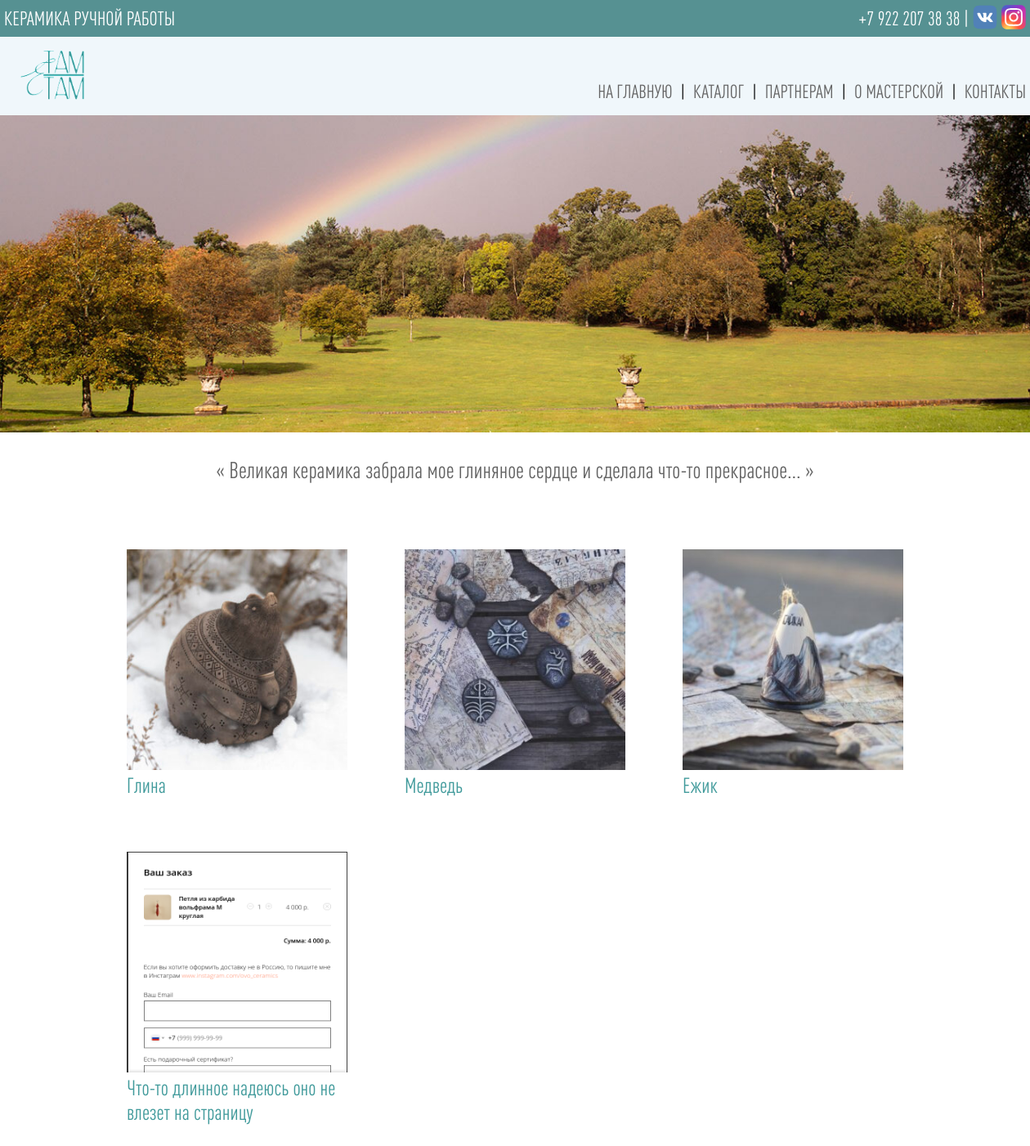
The page / on the database its author committed.
### main/models.py (models this page shows)
class Slider(models.Model):
    image = models.ImageField(upload_to='catalog/images', verbose_name='Картинка для слайдера')

### catalog/models.py (models this page shows, shortened)
class Category(models.Model):
    name = models.CharField(max_length=100, verbose_name='Имя категории')
    slug = models.SlugField(unique=True, verbose_name='Текст для ссылки (введите название товара на английском)')
    image = models.ImageField(upload_to='catalog/images' ,verbose_name='Изображение категории', null=True)
    add_in_home = models.BooleanField(verbose_name='Добавить эту категорию на главную страницу?', null=True)
    add_in_partners = models.BooleanField(verbose_name='Добавить эту категорию на cтраницу для пратнеров?', null=True)

### main/views.py (the view)
# urls.py: 2. Add a URL to urlpatterns:  path('', views.home, name='home')
def home(request):
    categorys = Category.objects.order_by()
    slider = Slider.objects.order_by()
    context = {'categorys' : categorys, 'slider' : slider}
    return render(request, 'main/home.html', context)

### cart/cart.py (called while the page is built)
    def __iter__(self):
        product_ids = self.cart.keys()
        products = Product.objects.filter(id__in=product_ids)
        cart = self.cart.copy()
        for product in products:
            cart[str(product.id)]['product'] = product
        for item in cart.values():
            item['price'] = Decimal(item['price'])
            item['total_price'] = item['price'] * item['quantity']
            yield item

### main/context_processors.py (called while the page is built)
def product_cart_context(request):
    cartForm = CartForm()
    cart = Cart(request)
    len_product = 0
    for item in cart:
        item['update_quantity_form'] = CartAddProductForm(initial={'quantity': item['quantity'],
                                                                   'update': True})
        len_product += 1
    return ({'cart' : cart, 'len_product' : len_product, 'cartForm' : cartForm})

### main/templates/main/home.html
{% extends 'main/base.html' %}
{% load static %}
{% block big_block %}
    <div class="wrapper">
        <div class="slider-container">
            <div class="slider-track">
                {% for img in slider %}
                    <img src="{{ img.image.url }}" alt="" class="slider-item">
                {% endfor %}
            </div>
        </div>
    </div>
{% endblock %}
{% block content %}
    <div class="container-fluid">
        <div class="our-works">
            <h2 class="home-slogan">« Великая керамика забрала мое глиняное сердце и сделала что-то прекрасное... »</h2>
            <div class="works-main-block">
                    {% for category in categorys %}
                        {% if category.add_in_home %}
                            <div class="work-block">
                                <a href="{% url 'catalog:category_detail' category.slug %}"><img src="{{ category.image.url }}" alt="" height="270" width="270"></a>
                                <h3 class="category-name">{{ category.name }}</h3>
                            </div>
                        {% endif %}
                    {% endfor %}
            </div>
        </div>
    </div>
{% endblock %}

### static/css/style.css (style rules this page uses)
* { padding: 0; margin: 0; text-decoration: none; list-style-type: none; }
.container-fluid { width: 950px; margin: 0 auto; }
.slider-container { overflow: hidden; }
.slider-track { display: flex; transition: 2s; }
.slider-item { width: 100%; height: auto; }
.home-slogan { color: #636363; font-family: 'DINPro-CondensedMedium'; font-weight: 100; text-align: center; margin-bottom: 30px; margin-top: 30px; font-size: 28px; }
.works-main-block { padding-top: 50px; display: grid; grid-template-columns: repeat(auto-fit, 270px); grid-auto-rows: minmax(370px, auto); justify-content: space-between; }
.work-block { height: 270px; width: 270px; margin-bottom: 75px; }
.category-name { width: 270px; font-family: 'DINPro-CondensedMedium'; font-weight: 500; font-size: 26px; color: #409a9b; }

### rows shown on the page
Slider: image (picture)
Category: image (picture), name "Глина"
Category: image (picture), name "Медведь"
Category: image (picture), name "Ежик"
Category: image (picture), name "Что-то длинное надеюсь оно не влезет на страницу"
